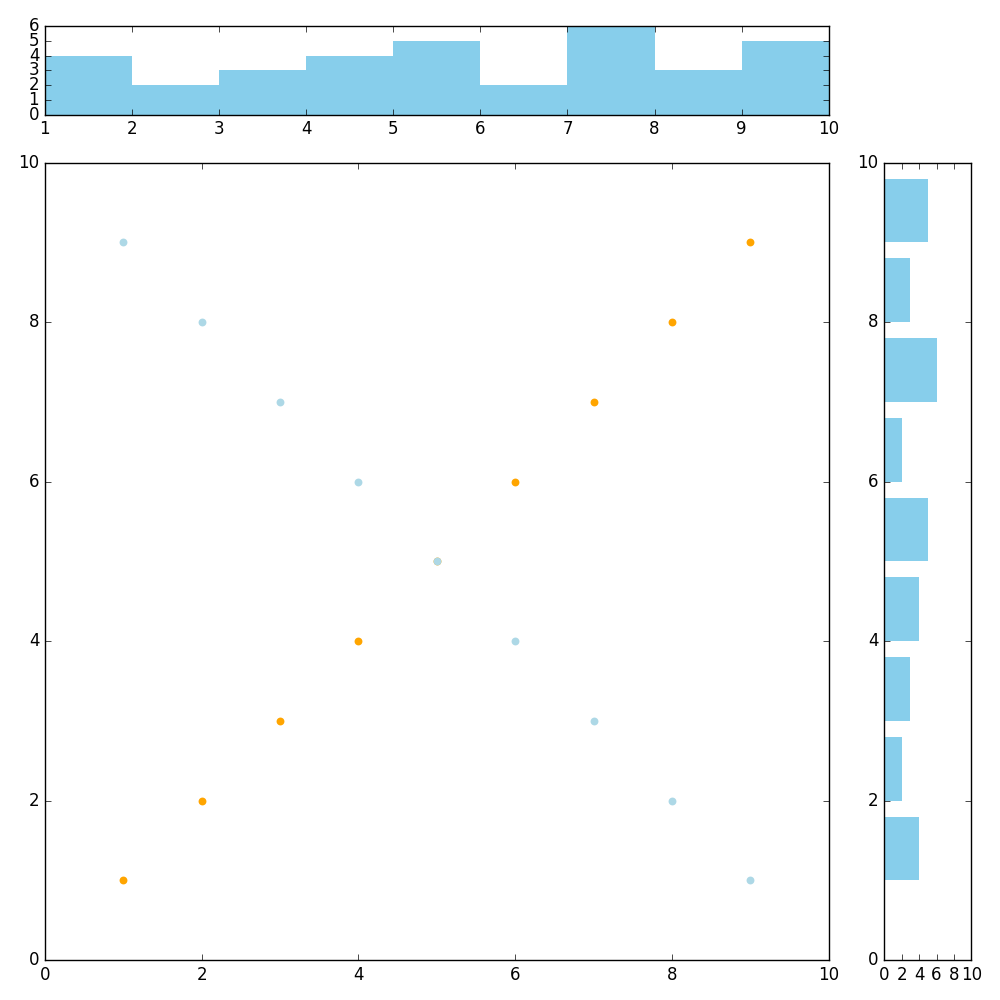

The script that drew this image:
import argparse
import numpy as np
from Bio import SeqIO
import matplotlib as mpl
mpl.use('Agg')
import matplotlib.pyplot as plt
from matplotlib import gridspec


pwd_figure = '/Users/songweizhi/Desktop/multi_subplots.png'

fig = plt.figure(figsize=(10, 10))
gs = gridspec.GridSpec(2, 2, height_ratios=[1, 9], width_ratios=[9, 1])
ax0 = plt.subplot(gs[0])
ax2 = plt.subplot(gs[2])
ax3 = plt.subplot(gs[3])


# ax0
ax0.bar([1,2,3,4,5,6,7,8,9], [4,2,3,4,5,2,6,3,5], color='skyblue', width=1, linewidth=0)
plt.xlim(0, 10)
plt.ylim(0, 10)
# hide x-axis
#x_axis = ax0.axes.get_xaxis()
#x_axis.set_visible(False)

# ax2
ax2.scatter([1,2,3,4,5,6,7,8,9], [1,2,3,4,5,6,7,8,9], s=32, linewidths=0, marker='o', c='orange')
ax2.scatter([9,8,7,6,5,4,3,2,1], [1,2,3,4,5,6,7,8,9], s=32, linewidths=0, marker='o', c='lightblue')
plt.xlim(0, 10)
plt.ylim(0, 10)

# ax3
ax3.barh([1,2,3,4,5,6,7,8,9], [4,2,3,4,5,2,6,3,5], color='skyblue', linewidth=0)
plt.ylim(0, 10)
plt.xlim(0, 10)
# hide x-axis
#y_axis = ax3.axes.get_yaxis()
#y_axis.set_visible(False)


plt.tight_layout()
plt.savefig(pwd_figure)
plt.close()
